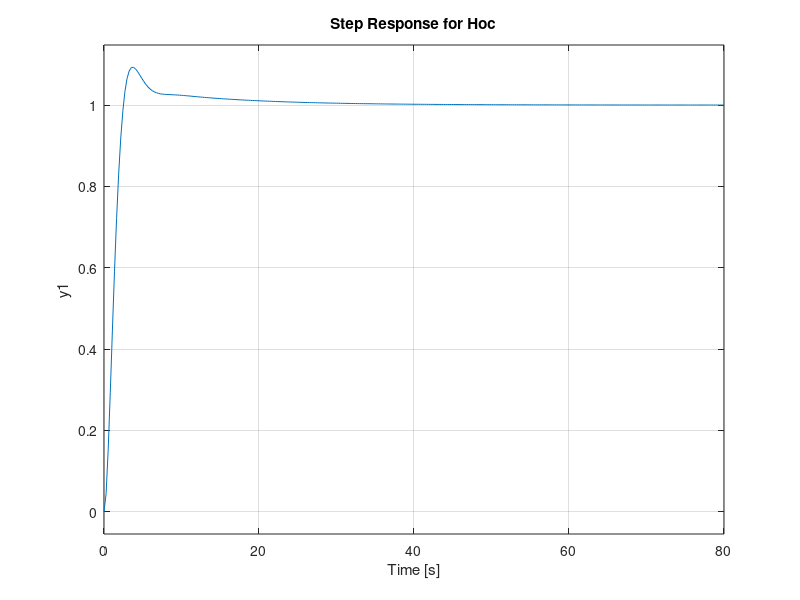
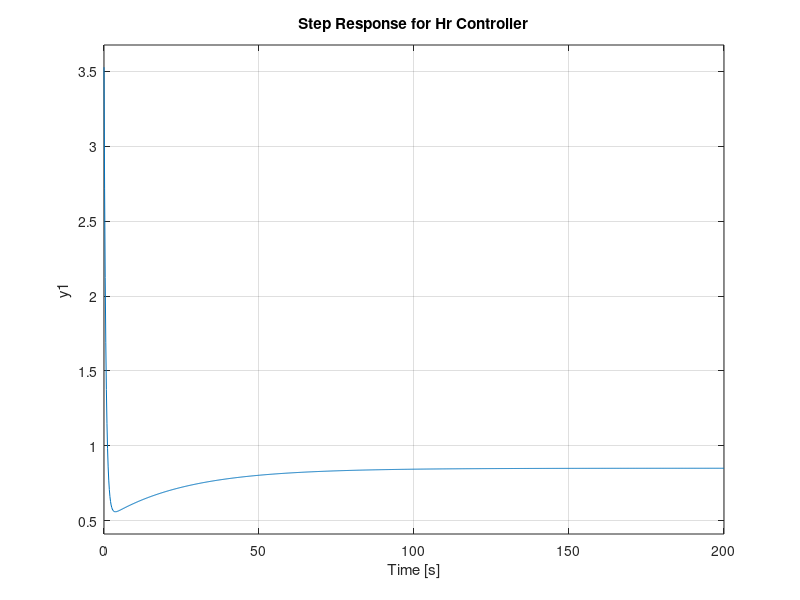
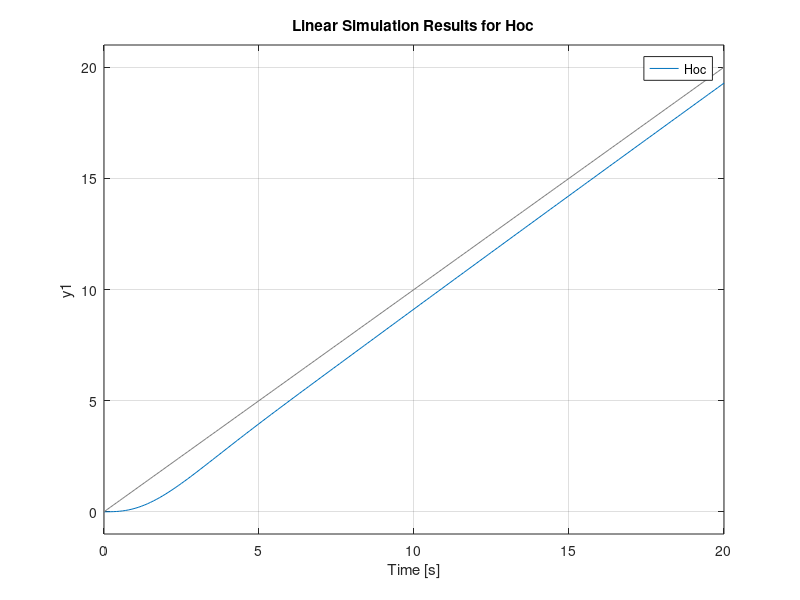
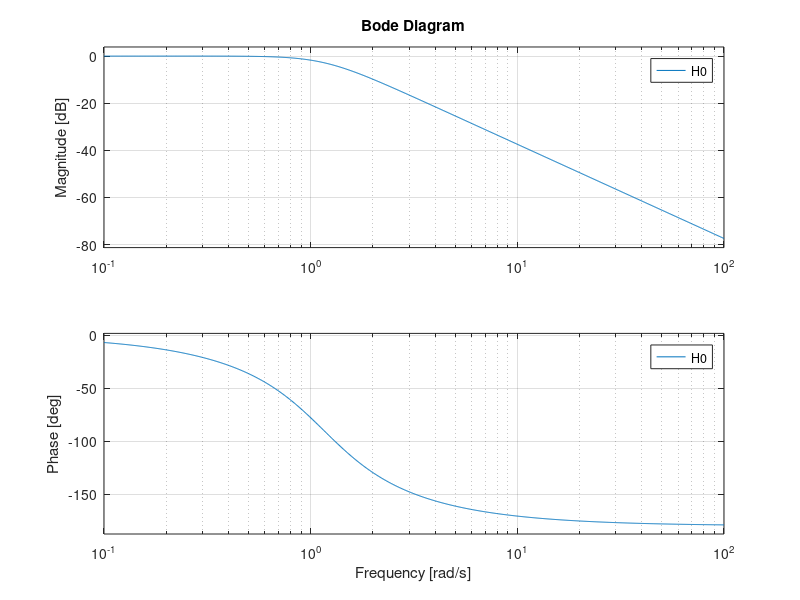

Here is the MATLAB script that generated these plots, in order:
%% Laboratory 4 - Control Engineering I
%% CORRECTION IN GUILLEMIN-TRUXAL (ROOT LOCUS) METHOD
%% GOALS

% To highlight the advantages and disadvantages of the correction

% Controller design using the Guillemin-Truxal method

%% Problem
% For the process described by Hf(s) = Kf / (s*(Tf*s+1)), with Kf = 2,
% Tf = 5 sec and the performance indicators set [..] design the simplest
% controller possible using the dipole correction method. Demonstrate by
% plots that the imposed performance indicator set is met. What is
% happening when the process parameters (Kf and Tf) are changing?

% Kf = KfN +- 20%*KfN
% Tf = TfN +- 20%*TfN


%% 
% sigma <= 10%
% ts < 8 sec
% cv >=1.5
%deltawb  <=1.2

% Our function
Kf = 2;

Tf = 5;
Hf = tf(Kf, [Tf 1 0]);

raport = 1.05;

deltasigma = raport - 1 % 0.05 = 5%
sigmatotal = 0.10; % 10%

sigma2 = sigmatotal - deltasigma % 5 %
 
ts = 5;

zeta = abs(log(sigma2)/ sqrt(pi^2 + (log(sigma2))^2))
wn = 4/(ts*zeta)

deltawb = wn*sqrt(1-2*zeta^2 + sqrt(2-4*zeta^2+4*zeta^4)) % 0.98 <=1.2
cv = wn/2/zeta % cv >=1.5

cv_steluta = 1.7; % >=1.5
pc = deltasigma / (2*zeta/wn - 1/cv_steluta)
zc = pc/(1+deltasigma)


%Transfer function for order 2 
H0 = tf(wn^2, [1 2*zeta*wn wn^2])

%Transfer function Hoc including with zero zc and pole pc
Hoc = H0 * tf([1 zc], [1 pc])*tf(pc, zc)
step(Hoc); title('Step Response for Hoc');

%The controller (formula from lab)
Hr = minreal((1/Hf)*Hoc / (1-Hoc));
figure, step(Hr); title('Step Response for Hr Controller')

t=0:0.1:20;
figure, lsim(Hoc, t, t); title('Linear Simulation Results for Hoc');
%figure, lsim(Hr, t, t); title('Linear Simulation Results for Hr');

% Bode Diagrams 
figure, bode(H0) %at -3dB magnitude, we read the freq. = deltawb
%figure, bode(Hr) 
